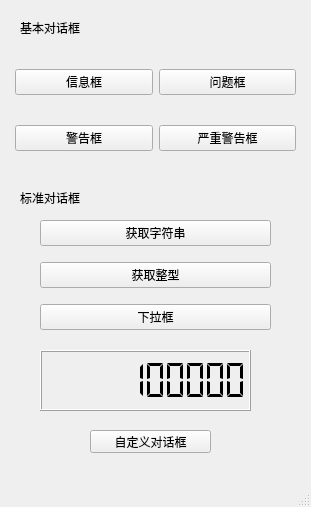
<?xml version="1.0" encoding="UTF-8"?>
<ui version="4.0">
 <class>MainWindow</class>
 <widget class="QMainWindow" name="MainWindow">
  <property name="geometry">
   <rect>
    <x>0</x>
    <y>0</y>
    <width>311</width>
    <height>507</height>
   </rect>
  </property>
  <property name="windowTitle">
   <string>MainWindow</string>
  </property>
  <widget class="QWidget" name="centralwidget">
   <widget class="QWidget" name="gridLayoutWidget">
    <property name="geometry">
     <rect>
      <x>10</x>
      <y>40</y>
      <width>291</width>
      <height>141</height>
     </rect>
    </property>
    <layout class="QGridLayout" name="gridLayout">
     <property name="leftMargin">
      <number>5</number>
     </property>
     <property name="topMargin">
      <number>5</number>
     </property>
     <property name="rightMargin">
      <number>5</number>
     </property>
     <property name="bottomMargin">
      <number>5</number>
     </property>
     <item row="0" column="1">
      <widget class="QPushButton" name="quesButton">
       <property name="text">
        <string>问题框</string>
       </property>
      </widget>
     </item>
     <item row="0" column="0">
      <widget class="QPushButton" name="infoButton">
       <property name="text">
        <string>信息框</string>
       </property>
      </widget>
     </item>
     <item row="1" column="1">
      <widget class="QPushButton" name="criticalButton">
       <property name="text">
        <string>严重警告框</string>
       </property>
      </widget>
     </item>
     <item row="1" column="0">
      <widget class="QPushButton" name="warningButton">
       <property name="text">
        <string>警告框</string>
       </property>
      </widget>
     </item>
    </layout>
   </widget>
   <widget class="QLabel" name="label">
    <property name="geometry">
     <rect>
      <x>20</x>
      <y>20</y>
      <width>71</width>
      <height>16</height>
     </rect>
    </property>
    <property name="text">
     <string>基本对话框</string>
    </property>
   </widget>
   <widget class="QLabel" name="label_2">
    <property name="geometry">
     <rect>
      <x>20</x>
      <y>190</y>
      <width>71</width>
      <height>16</height>
     </rect>
    </property>
    <property name="text">
     <string>标准对话框</string>
    </property>
   </widget>
   <widget class="QWidget" name="gridLayoutWidget_2">
    <property name="geometry">
     <rect>
      <x>10</x>
      <y>210</y>
      <width>291</width>
      <height>131</height>
     </rect>
    </property>
    <layout class="QGridLayout" name="gridLayout_2">
     <property name="leftMargin">
      <number>30</number>
     </property>
     <property name="rightMargin">
      <number>30</number>
     </property>
     <item row="1" column="0">
      <widget class="QPushButton" name="pushButton_2">
       <property name="text">
        <string>获取整型</string>
       </property>
      </widget>
     </item>
     <item row="0" column="0">
      <widget class="QPushButton" name="pushButton">
       <property name="text">
        <string>获取字符串</string>
       </property>
      </widget>
     </item>
     <item row="2" column="0">
      <widget class="QPushButton" name="pushButton_3">
       <property name="text">
        <string>下拉框</string>
       </property>
      </widget>
     </item>
    </layout>
   </widget>
   <widget class="QLCDNumber" name="lcdNumber">
    <property name="geometry">
     <rect>
      <x>40</x>
      <y>350</y>
      <width>211</width>
      <height>61</height>
     </rect>
    </property>
    <property name="smallDecimalPoint">
     <bool>false</bool>
    </property>
    <property name="digitCount">
     <number>10</number>
    </property>
    <property name="segmentStyle">
     <enum>QLCDNumber::Flat</enum>
    </property>
    <property name="value" stdset="0">
     <double>1234567890.000000000000000</double>
    </property>
    <property name="intValue" stdset="0">
     <number>1234567890</number>
    </property>
   </widget>
   <widget class="QPushButton" name="pushButton_4">
    <property name="geometry">
     <rect>
      <x>90</x>
      <y>430</y>
      <width>121</width>
      <height>23</height>
     </rect>
    </property>
    <property name="text">
     <string>自定义对话框</string>
    </property>
   </widget>
  </widget>
  <widget class="QMenuBar" name="menubar">
   <property name="geometry">
    <rect>
     <x>0</x>
     <y>0</y>
     <width>311</width>
     <height>23</height>
    </rect>
   </property>
  </widget>
  <widget class="QStatusBar" name="statusbar"/>
 </widget>
 <resources/>
 <connections>
  <connection>
   <sender>infoButton</sender>
   <signal>clicked()</signal>
   <receiver>MainWindow</receiver>
   <slot>infoButton_clicked()</slot>
   <hints>
    <hint type="sourcelabel">
     <x>94</x>
     <y>100</y>
    </hint>
    <hint type="destinationlabel">
     <x>85</x>
     <y>37</y>
    </hint>
   </hints>
  </connection>
  <connection>
   <sender>quesButton</sender>
   <signal>clicked()</signal>
   <receiver>MainWindow</receiver>
   <slot>quesButton_clicked()</slot>
   <hints>
    <hint type="sourcelabel">
     <x>236</x>
     <y>97</y>
    </hint>
    <hint type="destinationlabel">
     <x>247</x>
     <y>35</y>
    </hint>
   </hints>
  </connection>
  <connection>
   <sender>warningButton</sender>
   <signal>clicked()</signal>
   <receiver>MainWindow</receiver>
   <slot>warningButton_clicked()</slot>
   <hints>
    <hint type="sourcelabel">
     <x>101</x>
     <y>168</y>
    </hint>
    <hint type="destinationlabel">
     <x>96</x>
     <y>158</y>
    </hint>
   </hints>
  </connection>
  <connection>
   <sender>criticalButton</sender>
   <signal>clicked()</signal>
   <receiver>MainWindow</receiver>
   <slot>criticalButton_clicked()</slot>
   <hints>
    <hint type="sourcelabel">
     <x>228</x>
     <y>166</y>
    </hint>
    <hint type="destinationlabel">
     <x>227</x>
     <y>154</y>
    </hint>
   </hints>
  </connection>
  <connection>
   <sender>pushButton</sender>
   <signal>clicked()</signal>
   <receiver>MainWindow</receiver>
   <slot>getStringButton_clicked()</slot>
   <hints>
    <hint type="sourcelabel">
     <x>265</x>
     <y>254</y>
    </hint>
    <hint type="destinationlabel">
     <x>285</x>
     <y>253</y>
    </hint>
   </hints>
  </connection>
  <connection>
   <sender>pushButton_2</sender>
   <signal>clicked()</signal>
   <receiver>MainWindow</receiver>
   <slot>getIntButton_clicked()</slot>
   <hints>
    <hint type="sourcelabel">
     <x>265</x>
     <y>298</y>
    </hint>
    <hint type="destinationlabel">
     <x>290</x>
     <y>298</y>
    </hint>
   </hints>
  </connection>
  <connection>
   <sender>pushButton_3</sender>
   <signal>clicked()</signal>
   <receiver>MainWindow</receiver>
   <slot>getComboButton_clicked()</slot>
   <hints>
    <hint type="sourcelabel">
     <x>266</x>
     <y>341</y>
    </hint>
    <hint type="destinationlabel">
     <x>289</x>
     <y>340</y>
    </hint>
   </hints>
  </connection>
  <connection>
   <sender>pushButton_4</sender>
   <signal>clicked()</signal>
   <receiver>MainWindow</receiver>
   <slot>showMyDialog()</slot>
   <hints>
    <hint type="sourcelabel">
     <x>208</x>
     <y>464</y>
    </hint>
    <hint type="destinationlabel">
     <x>236</x>
     <y>464</y>
    </hint>
   </hints>
  </connection>
 </connections>
 <slots>
  <slot>infoButton_clicked()</slot>
  <slot>quesButton_clicked()</slot>
  <slot>warningButton_clicked()</slot>
  <slot>criticalButton_clicked()</slot>
  <slot>getStringButton_clicked()</slot>
  <slot>getIntButton_clicked()</slot>
  <slot>getComboButton_clicked()</slot>
  <slot>showMyDialog()</slot>
 </slots>
</ui>
